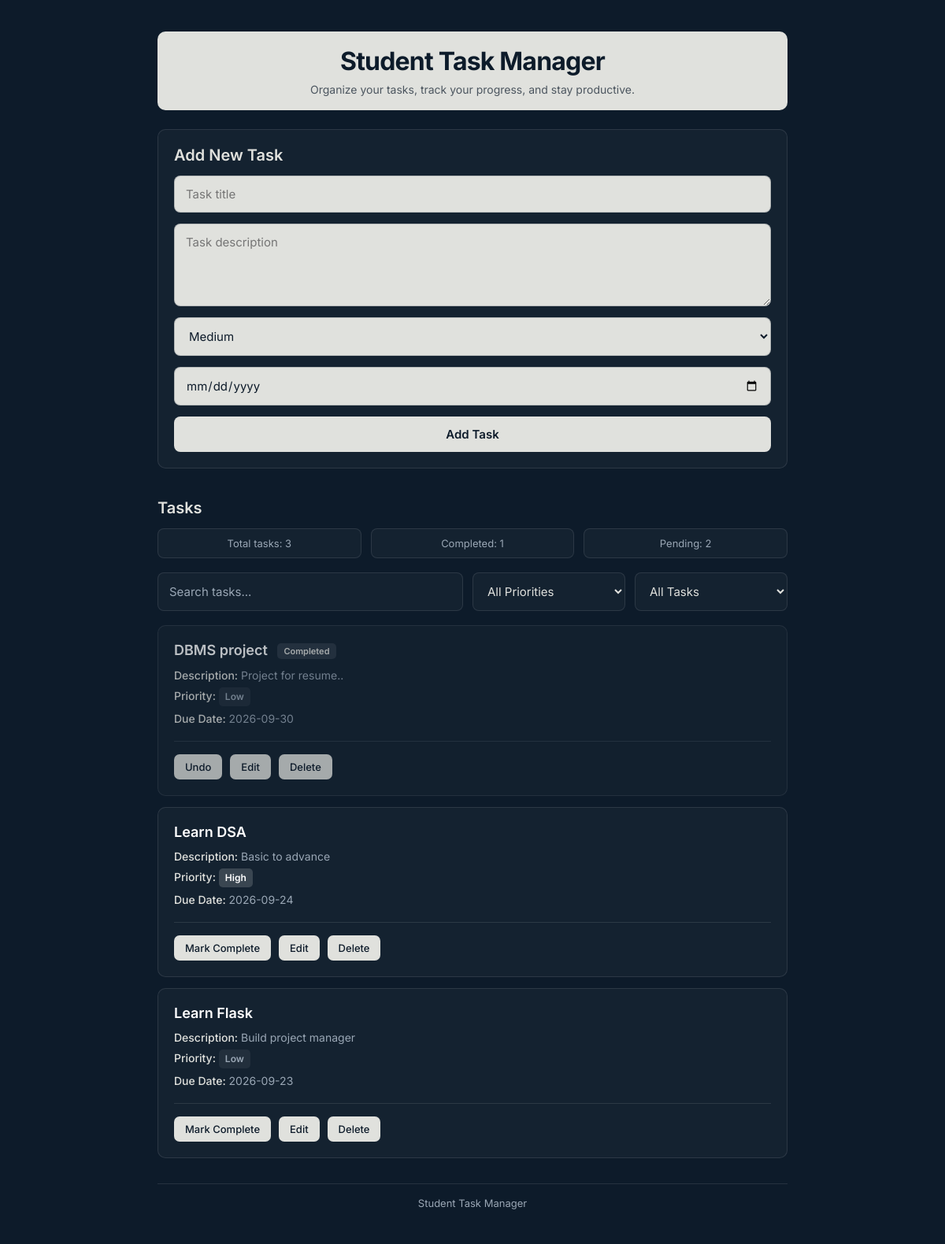
The page / on the database its author committed.
### tables this page shows
CREATE TABLE tasks (
            id INTEGER PRIMARY KEY AUTOINCREMENT,
            title TEXT NOT NULL,
            description TEXT,
            priority TEXT NOT NULL DEFAULT 'Medium',
            due_date TEXT,
            completed INTEGER NOT NULL DEFAULT 0
        );

### app.py (the view)
@app.route("/")
def home():
    connection = get_db_connection()
    tasks = connection.execute(
        "SELECT * FROM tasks ORDER BY id DESC"
    ).fetchall()
    connection.close()
    return render_template("index.html", tasks=tasks)

### app.py (called while the page is built)
def get_db_connection():
    connection = sqlite3.connect(DATABASE)
    connection.row_factory = sqlite3.Row
    return connection

### templates/index.html (shortened to what this page needs)
<!DOCTYPE html>
<html lang="en">
<head>
    <link rel="stylesheet" href="{{ url_for('static', filename='css/style.css') }}">
</head>
<body>
    <main class="container">
        <header class="app-header">
            <h1>Student Task Manager</h1>
            <p>Organize your tasks, track your progress, and stay productive.</p>
        </header>
        <section class="add-task-section">
            <h2>Add New Task</h2>
            <form action="/add" method="POST" class="task-form">
                <input
                    type="text"
                    name="title"
                    placeholder="Task title"
                    required
                >
                <textarea
                    name="description"
                    placeholder="Task description"
                ></textarea>
                <select name="priority">
                    <option value="Medium" selected>Medium</option>
                </select>
                <input
                    type="date"
                    name="due_date"
                >
                <button type="submit">
                    Add Task
                </button>
            </form>
        </section>
        <section class="tasks-section">
            <h2>Tasks</h2>
            <div class="task-summary">
                <p class="task-count">Total tasks: {{ tasks|length }}</p>
                <p class="task-count">
                    Completed: {{ tasks|selectattr("completed")|list|length }}
                </p>
                <p class="task-count">
                    Pending: {{ tasks|rejectattr("completed")|list|length }}
                </p>
            </div>
            <div class="filter-controls">
                <input
                    type="text"
                    id="searchInput"
                    placeholder="Search tasks..."
                >
                <select id="priorityFilter">
                    <option value="All">All Priorities</option>
                </select>
                <select id="statusFilter">
                    <option value="All">All Tasks</option>
                </select>
            </div>
            {% if tasks %}
                <div class="task-list">
                    {% for task in tasks %}
                        <article class="task-card {% if task['completed'] %}completed{% endif %}">
                            <div class="task-content">
                                <h3>
                                    {{ task["title"] }}
                                    {% if task["completed"] %}
                                        <span class="status-badge">Completed</span>
                                    {% endif %}
                                </h3>
                                <p>
                                    <span>Description:</span>
                                    {{ task["description"] }}
                                </p>
                                <p>
                                    <span>Priority:</span>
                                    <strong class="priority-badge priority-{{ task['priority']|lower }}">
                                        {{ task["priority"] }}
                                    </strong>
                                </p>
                                <p>
                                    <span>Due Date:</span>
                                    {{ task["due_date"] }}
                                </p>
                            </div>
                            <div class="task-actions">
                                <a
                                    href="/complete/{{ task['id'] }}"
                                    class="task-action"
                                >
                                    {% if task["completed"] %}
                                        Undo
                                    {% else %}
                                        Mark Complete
                                    {% endif %}
                                </a>
                                <a
                                    href="/edit/{{ task['id'] }}"
                                    class="task-action"
                                >
                                    Edit
                                </a>
                                <a
                                    href="/delete/{{ task['id'] }}"
                                    class="task-action"
                                    onclick="return confirm('Are you sure you want to delete this task?');"
                                >
                                    Delete
                                </a>
                            </div>
                        </article>
                    {% endfor %}
                </div>
            {% else %}
                <div class="empty-state">
                    <p>No tasks available.</p>
                </div>
            {% endif %}
        </section>
    </main>
    <footer class="app-footer">
       <p>Student Task Manager</p>
    </footer>
</body>
</html>

### static/css/style.css (style rules this page uses)
* { box-sizing: border-box; }
body { margin: 0; padding: 40px 20px; background: #0d1b2a; color: #e0e1dd; font-family: 'Inter', sans-serif; }
.container { width: 100%; max-width: 800px; margin: 0 auto; }
.app-header { background: #e0e1dd; color: #0d1b2a; padding: 18px 24px; border-radius: 10px; margin-bottom: 24px; text-align: center; }
.app-header h1 { margin: 0; font-size: 32px; font-weight: 700; letter-spacing: -0.025em; }
.app-header p { margin: 8px 0 0; color: #0d1b2a; font-size: 14px; font-weight: 400; opacity: 0.7; }
h2 { margin: 0 0 14px; font-size: 20px; font-weight: 600; color: #e0e1dd; }
.task-count { margin: -6px 0 18px; color: #9aa7b5; font-size: 13px; }
.task-summary { display: grid; grid-template-columns: repeat(3, 1fr); gap: 12px; margin-bottom: 18px; }
.task-summary .task-count { margin: 0; padding: 10px 12px; text-align: center; background: rgba(255, 255, 255, 0.03); border: 1px solid rgba(255, 255, 255, 0.1); border-radius: 8px; }
.add-task-section { padding: 20px; background: rgba(255, 255, 255, 0.03); border: 1px solid rgba(255, 255, 255, 0.1); border-radius: 10px; margin-bottom: 38px; }
.task-form { display: flex; flex-direction: column; gap: 14px; }
.task-form input, .task-form textarea, .task-form select { width: 100%; padding: 13px 14px; border: 1px solid rgba(13, 27, 42, 0.2); border-radius: 8px; background: #e0e1dd; color: #0d1b2a; font-family: 'Inter', sans-serif; font-size: 15px; outline: none; transition: 0.2s ease; }
.task-form textarea { min-height: 105px; resize: vertical; }
.task-form button { width: 100%; padding: 13px 16px; border: none; border-radius: 8px; background: #e0e1dd; color: #0d1b2a; font-family: 'Inter', sans-serif; font-size: 15px; font-weight: 600; cursor: pointer; transition: 0.2s ease; }
.filter-controls { display: grid; grid-template-columns: 2fr 1fr 1fr; gap: 12px; margin-bottom: 18px; }
#searchInput, #priorityFilter, #statusFilter { width: 100%; margin-bottom: 0; padding: 13px 14px; border: 1px solid rgba(255, 255, 255, 0.1); border-radius: 8px; background: rgba(255, 255, 255, 0.03); color: #e0e1dd; font-family: 'Inter', sans-serif; font-size: 15px; outline: none; transition: 0.2s ease; }
#searchInput::placeholder { color: #9aa7b5; }
#priorityFilter, #statusFilter { cursor: pointer; }
#priorityFilter option, #statusFilter option { background: #0d1b2a; color: #e0e1dd; }
.tasks-section { width: 100%; }
.task-list { display: flex; flex-direction: column; gap: 14px; }
.task-card { width: 100%; padding: 20px; background: rgba(255, 255, 255, 0.03); border: 1px solid rgba(255, 255, 255, 0.1); border-radius: 10px; transition: border-color 0.2s ease, transform 0.2s ease; }
.task-card.completed { opacity: 0.72; }
.task-card.completed .priority-badge { opacity: 1; }
.task-content h3 { margin: 0 0 10px; color: #ffffff; font-size: 18px; font-weight: 600; }
.task-content p { margin: 5px 0; color: #9aa7b5; font-size: 14px; line-height: 1.5; }
.task-content p span { color: #e0e1dd; font-weight: 500; }
.task-actions { display: flex; flex-wrap: wrap; gap: 10px; margin-top: 18px; padding-top: 16px; border-top: 1px solid rgba(255, 255, 255, 0.1); }
.task-action { display: inline-block; padding: 8px 14px; border-radius: 7px; background: #e0e1dd; color: #0d1b2a; text-decoration: none; font-size: 13px; font-weight: 500; transition: opacity 0.2s ease, transform 0.2s ease, box-shadow 0.2s ease; }
.app-footer { width: 100%; max-width: 800px; margin: 32px auto 0; padding: 16px; text-align: center; border-top: 1px solid rgba(255, 255, 255, 0.1); }
.app-footer p { margin: 0; color: #9aa7b5; font-size: 13px; }
.priority-badge { display: inline-block; padding: 3px 8px; border-radius: 5px; font-size: 12px; font-weight: 600; transition: 0.2s ease; }
.priority-high { background: rgba(255, 255, 255, 0.16); color: #ffffff; }
.priority-low { background: rgba(255, 255, 255, 0.06); color: #9aa7b5; }
.status-badge { display: inline-block; margin-left: 8px; padding: 3px 8px; border-radius: 5px; background: rgba(255, 255, 255, 0.10); color: #e0e1dd; font-size: 11px; font-weight: 600; vertical-align: middle; }

### rows shown on the page
tasks: title "DBMS project", completed "Completed", description "Project for resume..", priority "Low", due_date "2026-09-30"
tasks: title "Learn DSA", description "Basic to advance", priority "High", due_date "2026-09-24", completed "Mark Complete"
tasks: title "Learn Flask", description "Build project manager", priority "Low", due_date "2026-09-23", completed "Mark Complete"

### other values the page prints
{{ tasks|length }} "3"
{{ tasks|selectattr("completed")|list|length }} "1"
{{ tasks|rejectattr("completed")|list|length }} "2"
